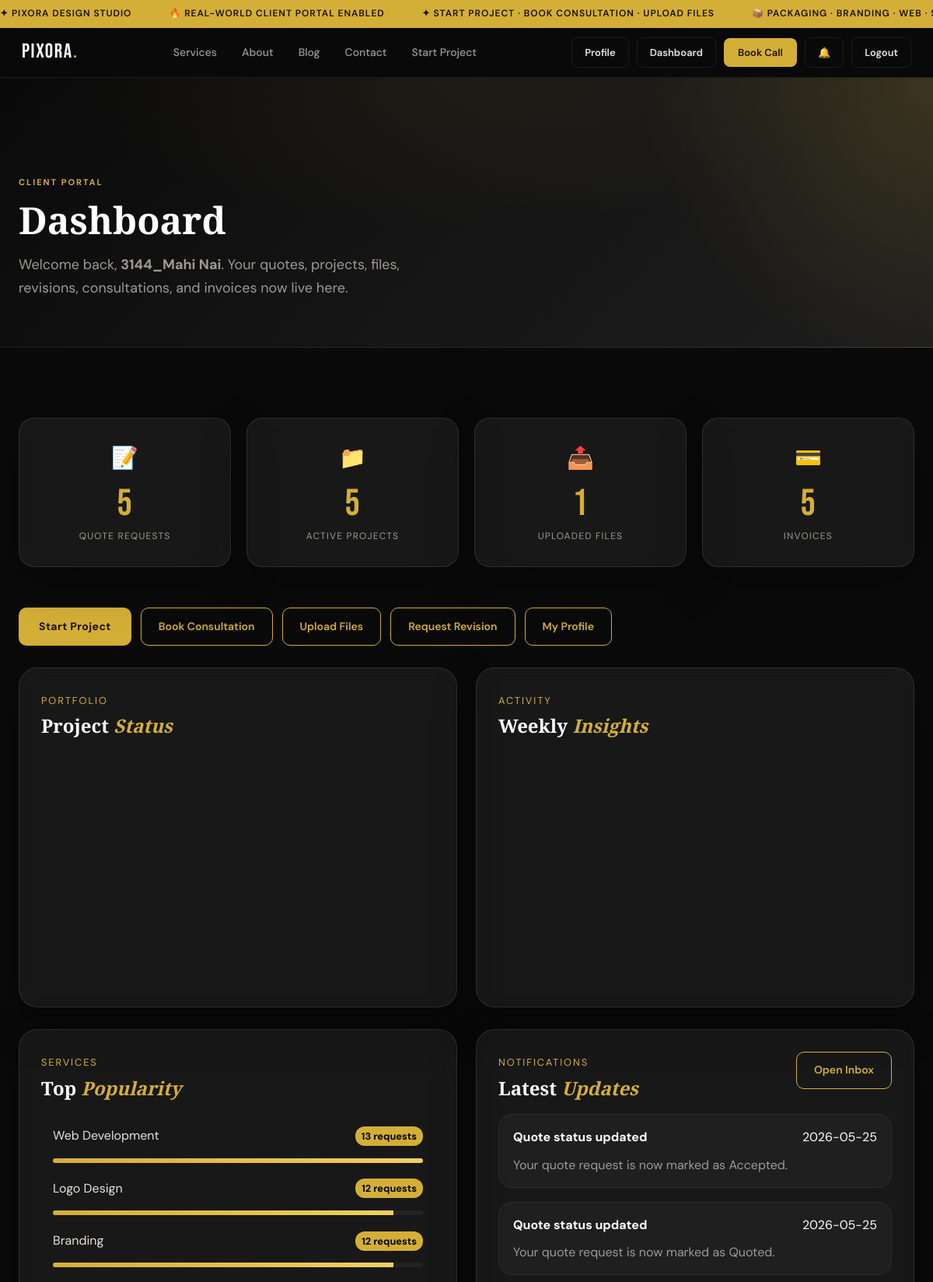
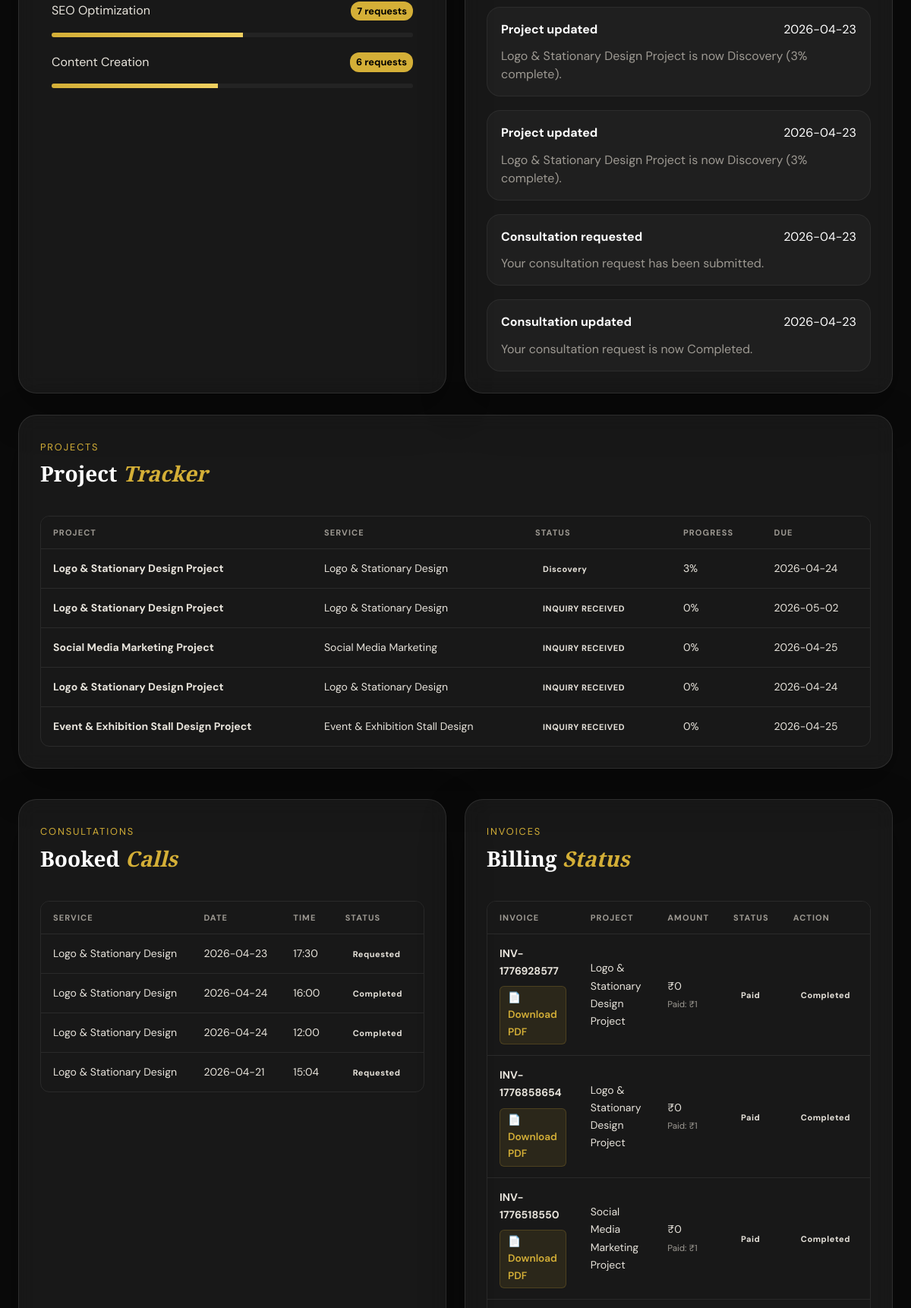
Screenshot of /dashboard (signed in, upper part) with the database file from the repository (2 pictures, top to bottom).
### tables this page shows
CREATE TABLE users (
            id INTEGER PRIMARY KEY AUTOINCREMENT,
            name TEXT NOT NULL,
            email TEXT UNIQUE NOT NULL,
            password_hash TEXT NOT NULL,
            role TEXT DEFAULT 'user',
            reset_token TEXT,
            reset_token_expires TEXT,
            created_at TEXT DEFAULT CURRENT_TIMESTAMP
        , profile_picture TEXT, bio TEXT, phone TEXT, location TEXT, status TEXT DEFAULT 'active');

CREATE TABLE notifications (
            id INTEGER PRIMARY KEY AUTOINCREMENT,
            user_id INTEGER,
            title TEXT,
            message TEXT,
            link TEXT,
            is_read INTEGER DEFAULT 0,
            created_at TEXT DEFAULT CURRENT_TIMESTAMP
        );

CREATE TABLE projects (
            id INTEGER PRIMARY KEY AUTOINCREMENT,
            user_id INTEGER,
            quote_id INTEGER,
            title TEXT NOT NULL,
            service TEXT,
            brief TEXT,
            status TEXT DEFAULT 'Inquiry Received',
            priority TEXT DEFAULT 'Medium',
            budget TEXT,
            due_date TEXT,
            designer_name TEXT,
            progress INTEGER DEFAULT 0,
            created_at TEXT DEFAULT CURRENT_TIMESTAMP
        );

CREATE TABLE bookings (
            id INTEGER PRIMARY KEY AUTOINCREMENT,
            user_id INTEGER,
            name TEXT NOT NULL,
            email TEXT NOT NULL,
            phone TEXT,
            service_interest TEXT,
            booking_date TEXT,
            booking_time TEXT,
            meeting_mode TEXT,
            notes TEXT,
            status TEXT DEFAULT 'Requested',
            created_at TEXT DEFAULT CURRENT_TIMESTAMP
        );

CREATE TABLE invoices (
            id INTEGER PRIMARY KEY AUTOINCREMENT,
            project_id INTEGER,
            user_id INTEGER,
            invoice_no TEXT,
            title TEXT,
            amount TEXT,
            due_date TEXT,
            status TEXT DEFAULT 'Pending',
            notes TEXT,
            created_at TEXT DEFAULT CURRENT_TIMESTAMP
        , paid_amount INTEGER DEFAULT 0, balance_amount INTEGER DEFAULT 0);

### app.py (the view)
@app.route('/dashboard')
@login_required
def dashboard():
    user = get_current_user()
    if user['role'] == 'admin':
        return redirect(url_for('admin_panel'))
    db = get_db()
    stats = {
        'quotes': db.execute('SELECT COUNT(*) FROM quote_requests WHERE user_id=?', (user['id'],)).fetchone()[0],
        'projects': db.execute('SELECT COUNT(*) FROM projects WHERE user_id=?', (user['id'],)).fetchone()[0],
        'files': db.execute('SELECT COUNT(*) FROM project_files WHERE user_id=?', (user['id'],)).fetchone()[0],
        'invoices': db.execute('SELECT COUNT(*) FROM invoices WHERE user_id=?', (user['id'],)).fetchone()[0],
    }
    recent_quotes = db.execute('SELECT * FROM quote_requests WHERE user_id=? ORDER BY id DESC LIMIT 5', (user['id'],)).fetchall()
    projects = db.execute('SELECT * FROM projects WHERE user_id=? ORDER BY id DESC LIMIT 6', (user['id'],)).fetchall()
    revisions = db.execute(
        '''SELECT r.*, p.title AS project_title FROM revision_requests r LEFT JOIN projects p ON r.project_id=p.id
           WHERE r.user_id=? ORDER BY r.id DESC LIMIT 5''',
        (user['id'],)
    ).fetchall()
    bookings = db.execute('SELECT * FROM bookings WHERE user_id=? ORDER BY id DESC LIMIT 4', (user['id'],)).fetchall()
    invoices = db.execute('SELECT i.*, p.title AS project_title FROM invoices i LEFT JOIN projects p ON i.project_id=p.id WHERE i.user_id=? ORDER BY i.id DESC LIMIT 5', (user['id'],)).fetchall()
    notifications = db.execute('SELECT * FROM notifications WHERE user_id=? ORDER BY id DESC LIMIT 6', (user['id'],)).fetchall()
    chart_data = user_chart_data(user['id'])
    return render_template('dashboard.html', user=user, stats=stats, recent_quotes=recent_quotes, projects=projects, revisions=revisions, bookings=bookings, invoices=invoices, notifications=notifications, chart_data=chart_data)

### app.py (called while the page is built)
def get_db():
    db = getattr(g, '_database', None)
    if db is None:
        db = g._database = sqlite3.connect(DATABASE)
        db.row_factory = sqlite3.Row
    return db

@app.teardown_appcontext
def close_connection(exception):
    db = getattr(g, '_database', None)
    if db is not None:
        db.close()

def login_required(f):
    @wraps(f)
    def decorated(*args, **kwargs):
        if 'user_id' not in session:
            flash('Please log in to access this page.', 'warning')
            return redirect(url_for('login', next=request.path))
        return f(*args, **kwargs)
    return decorated

def get_current_user():
    if 'user_id' not in session:
        return None
    return get_db().execute('SELECT * FROM users WHERE id=?', (session['user_id'],)).fetchone()

def get_user_notifications(limit=5, only_unread=False):
    user = get_current_user()
    if not user:
        return []
    query = 'SELECT * FROM notifications WHERE user_id=?'
    params = [user['id']]
    if only_unread:
        query += ' AND is_read=0'
    query += ' ORDER BY id DESC LIMIT ?'
    params.append(limit)
    return get_db().execute(query, tuple(params)).fetchall()

def unread_notification_count():
    user = get_current_user()
    if not user:
        return 0
    return get_db().execute('SELECT COUNT(*) FROM notifications WHERE user_id=? AND is_read=0', (user['id'],)).fetchone()[0]

@app.context_processor
def inject_user():
    user = get_current_user()
    play_login_sound = bool(session.pop('play_login_sound', False))
    return {
        'current_user': user,
        'notif_preview': get_user_notifications(limit=5) if user else [],
        'notif_unread_count': unread_notification_count() if user else 0,
        'play_login_sound': play_login_sound,
        'now_iso': now_iso
    }

### templates/dashboard.html (shortened to what this page needs)
{% extends "base.html" %}
{% block content %}
<div class="page-hero compact dashboard-hero-bg"><div class="container"><span class="section-kicker">Client Portal</span><h1>Dashboard</h1><p>Welcome back, <strong>{{ user.name }}</strong>. Your quotes, projects, files, revisions, consultations, and invoices now live here.</p></div></div>
<section class="section"><div class="container">
    <div class="dashboard-stats">
        <div class="dash-stat glass-card"><div class="dash-stat-icon">📝</div><div class="dash-stat-num">{{ stats.quotes }}</div><div class="dash-stat-label">Quote Requests</div></div>
        <div class="dash-stat glass-card"><div class="dash-stat-icon">📁</div><div class="dash-stat-num">{{ stats.projects }}</div><div class="dash-stat-label">Active Projects</div></div>
        <div class="dash-stat glass-card"><div class="dash-stat-icon">📤</div><div class="dash-stat-num">{{ stats.files }}</div><div class="dash-stat-label">Uploaded Files</div></div>
        <div class="dash-stat glass-card"><div class="dash-stat-icon">💳</div><div class="dash-stat-num">{{ stats.invoices }}</div><div class="dash-stat-label">Invoices</div></div>
    </div>
    <div class="dash-actions" style="margin-bottom:20px;">
        <a href="/start-project" class="btn-primary">Start Project</a>
        <a href="/book-consultation" class="btn-outline">Book Consultation</a>
        <a href="/client/files" class="btn-outline">Upload Files</a>
        <a href="/client/revisions" class="btn-outline">Request Revision</a>
        <a href="/profile" class="btn-outline">My Profile</a>
    </div>
    <div class="dashboard-grid-2" style="margin-bottom: 20px;">
        <div class="dash-panel glass-card">
            <div class="panel-head">
                <div>
                    <span class="panel-kicker">Portfolio</span>
                    <h2>Project <em>Status</em></h2>
                </div>
            </div>
            <div id="projectStatusChart" style="height: 300px;"></div>
        </div>
        <div class="dash-panel glass-card">
            <div class="panel-head">
                <div>
                    <span class="panel-kicker">Activity</span>
                    <h2>Weekly <em>Insights</em></h2>
                </div>
            </div>
            <div id="activityInsightsChart" style="height: 300px;"></div>
        </div>
    </div>
    <div class="dashboard-grid-2">
        <div class="dash-panel glass-card">
            <div class="panel-head">
                <div>
                    <span class="panel-kicker">Services</span>
                    <h2>Top <em>Popularity</em></h2>
                </div>
            </div>
            <div style="padding: 15px;">
                {% for service in chart_data.top_services %}
                <div style="display: flex; justify-content: space-between; margin-bottom: 15px; align-items: center;">
                    <div style="color: var(--text-1);">{{ service.name }}</div>
                    <div style="background: var(--gold); color: #000; padding: 2px 8px; border-radius: 12px; font-size: 0.8rem; font-weight: bold;">{{ service.count }} requests</div>
                </div>
                <div style="width: 100%; background: rgba(255,255,255,0.05); height: 6px; border-radius: 3px; margin-bottom: 20px; overflow: hidden;">
                    <div style="width: {{ (service.count / chart_data.top_services[0].count * 100)|int if chart_data.top_services[0].count > 0 else 0 }}%; background: linear-gradient(90deg, var(--gold), var(--gold-light)); height: 100%;"></div>
                </div>
                {% endfor %}
            </div>
        </div>
        <div class="dash-panel glass-card">
            <div class="panel-head">
                <div>
                    <span class="panel-kicker">Notifications</span>
                    <h2>Latest <em>Updates</em></h2>
                </div>
                <a class="btn-outline" href="{{ url_for('notifications_page') }}">Open Inbox</a>
            </div>
            {% if notifications %}
            <div class="metric-list">
                {% for n in notifications %}
                <div class="metric-item">
                    <div class="metric-row"><strong>{{ n.title }}</strong><span>{{ n.created_at[:10] }}</span></div>
                    <p style="margin-top:8px;color:var(--text-2);">{{ n.message }}</p>
                </div>
                {% endfor %}
            </div>
            {% else %}
            <div class="empty-state">No notifications yet.</div>
            {% endif %}
        </div>
    </div>
    <div class="dash-section glass-card"><div class="panel-head"><div><span class="panel-kicker">Projects</span><h2>Project <em>Tracker</em></h2></div></div>{% if projects %}<div class="dash-table-wrap"><table class="dash-table"><thead><tr><th>Project</th><th>Service</th><th>Status</th><th>Progress</th><th>Due</th></tr></thead><tbody>{% for p in projects %}<tr><td><strong>{{ p.title }}</strong></td><td>{{ p.service or '—' }}</td><td><span class="status-badge status-{{ p.status|lower|replace(' ','-') }}">{{ p.status }}</span></td><td>{{ p.progress }}%</td><td>{{ p.due_date or '—' }}</td></tr>{% endfor %}</tbody></table></div>{% else %}<div class="empty-state">No active projects yet. Accepting a quote will automatically create one.</div>{% endif %}</div>
    <div class="dashboard-grid-2">
        <div class="dash-section glass-card"><div class="panel-head"><div><span class="panel-kicker">Consultations</span><h2>Booked <em>Calls</em></h2></div></div>{% if bookings %}<div class="dash-table-wrap"><table class="dash-table"><thead><tr><th>Service</th><th>Date</th><th>Time</th><th>Status</th></tr></thead><tbody>{% for b in bookings %}<tr><td>{{ b.service_interest or '—' }}</td><td>{{ b.booking_date }}</td><td>{{ b.booking_time }}</td><td><span class="status-badge status-{{ b.status|lower|replace(' ','-') }}">{{ b.status }}</span></td></tr>{% endfor %}</tbody></table></div>{% else %}<div class="empty-state">No consultations booked.</div>{% endif %}</div>
        <div class="dash-section glass-card"><div class="panel-head"><div><span class="panel-kicker">Invoices</span><h2>Billing <em>Status</em></h2></div></div>{% if invoices %}<div class="dash-table-wrap"><table class="dash-table"><thead><tr><th>Invoice</th><th>Project</th><th>Amount</th><th>Status</th><th>Action</th></tr></thead><tbody>{% for i in invoices %}<tr><td><strong>{{ i.invoice_no }}</strong><br>
<a href="{{ url_for('download_invoice_pdf', invoice_id=i.id) }}" class="admin-pdf-link">
    📄 Download PDF
</a></td><td>{{ i.project_title or i.title }}</td><td>₹{{ i.balance_amount if i.balance_amount is not none and i.balance_amount != '' else i.amount }}{% if i.paid_amount %}<br><small>Paid: ₹{{ i.paid_amount }}</small>{% endif %}</td><td><span class="status-badge status-{{ i.status|lower|replace(' ','-') }}">{{ i.status }}</span></td><td>{% if i.status != 'Paid' %}<form method="POST" action="{{ url_for('create_payment_order') }}"><input type="hidden" name="invoice_id" value="{{ i.id }}"><button class="btn-outline" type="submit">Pay Now</button></form>{% else %}<span class="status-badge status-paid">Completed</span>{% endif %}</td></tr>{% endfor %}</tbody></table></div>{% else %}<div class="empty-state">No invoices yet.</div>{% endif %}</div>
    </div>
</div></section>
{% endblock %}

### templates/dashboard.html (style rules this page uses)
.admin-pdf-link { display: inline-flex; align-items: center; gap: 6px; margin-top: 8px; padding: 4px 10px; background: rgba(212, 175, 55, 0.1); border: 1px solid rgba(212, 175, 55, 0.2); color: #d4af37 !important; border-radius: 6px; font-size: 0.85rem; font-weight: 600; text-decoration: none; transition: all 0.2s ease; }

### rows the page displays
users: name "3144_Mahi Nai"
notifications: title "Quote status updated", created_at "2026-05-25", message "Your quote request is now marked as Accepted."
notifications: title "Quote status updated", created_at "2026-05-25", message "Your quote request is now marked as Quoted."
notifications: title "Project updated", created_at "2026-04-23", message "Logo & Stationary Design Project is now Discovery (3% complete)."
notifications: title "Project updated", created_at "2026-04-23", message "Logo & Stationary Design Project is now Discovery (3% complete)."
notifications: title "Consultation requested", created_at "2026-04-23", message "Your consultation request has been submitted."
notifications: title "Consultation updated", created_at "2026-04-23", message "Your consultation request is now Completed."
projects: title "Logo & Stationary Design Project", service "Logo & Stationary Design", status "Discovery", progress "3", due_date "2026-04-24"
projects: title "Logo & Stationary Design Project", service "Logo & Stationary Design", status "INQUIRY RECEIVED", progress "0", due_date "2026-05-02"
projects: title "Social Media Marketing Project", service "Social Media Marketing", status "INQUIRY RECEIVED", progress "0", due_date "2026-04-25"
projects: title "Logo & Stationary Design Project", service "Logo & Stationary Design", status "INQUIRY RECEIVED", progress "0", due_date "2026-04-24"
projects: title "Event & Exhibition Stall Design Project", service "Event & Exhibition Stall Design", status "INQUIRY RECEIVED", progress "0", due_date "2026-04-25"
bookings: service_interest "Logo & Stationary Design", booking_date "2026-04-23", booking_time "17:30", status "Requested"
bookings: service_interest "Logo & Stationary Design", booking_date "2026-04-24", booking_time "16:00", status "Completed"
bookings: service_interest "Logo & Stationary Design", booking_date "2026-04-24", booking_time "12:00", status "Completed"
bookings: service_interest "Logo & Stationary Design", booking_date "2026-04-21", booking_time "15:04", status "Requested"
invoices: invoice_no "INV-1776928577", title "Logo & Stationary Design Project", balance_amount "0", paid_amount "1", status "Paid", shows "Completed"
invoices: invoice_no "INV-1776858654", title "Logo & Stationary Design Project", balance_amount "0", paid_amount "1", status "Paid", shows "Completed"
invoices: invoice_no "INV-1776518550", title "Social Media Marketing Project", balance_amount "0", paid_amount "1", status "Paid", shows "Completed"

### other values shown
{{ stats.quotes }} "5"
{{ stats.projects }} "5"
{{ stats.files }} "1"
{{ stats.invoices }} "5"
{{ service.name }} "Web Development" "Logo Design" "Branding" "SEO Optimization" "Content Creation"
{{ service.count }} "13" "12" "12" "7" "6"
